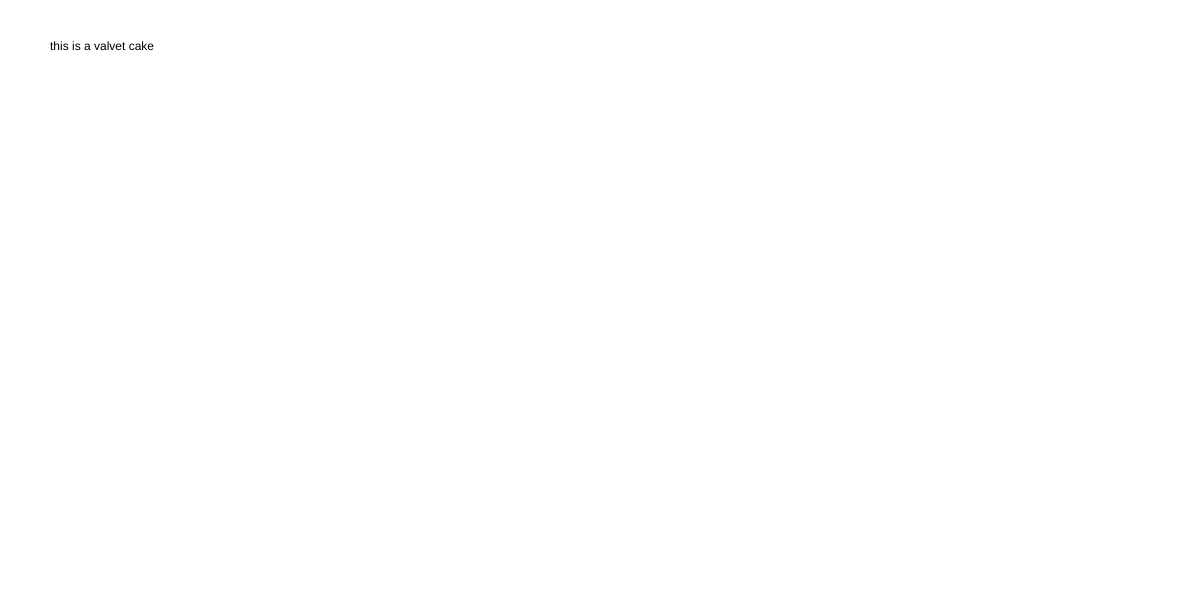
Frame 1 (no input)
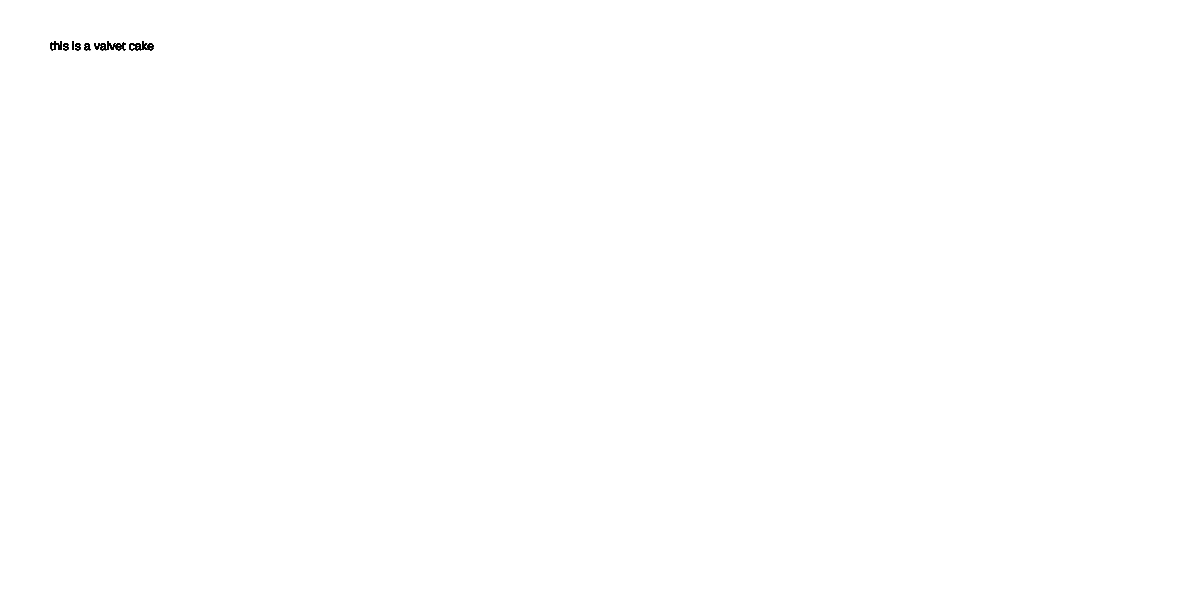
Frame 60 (no input)
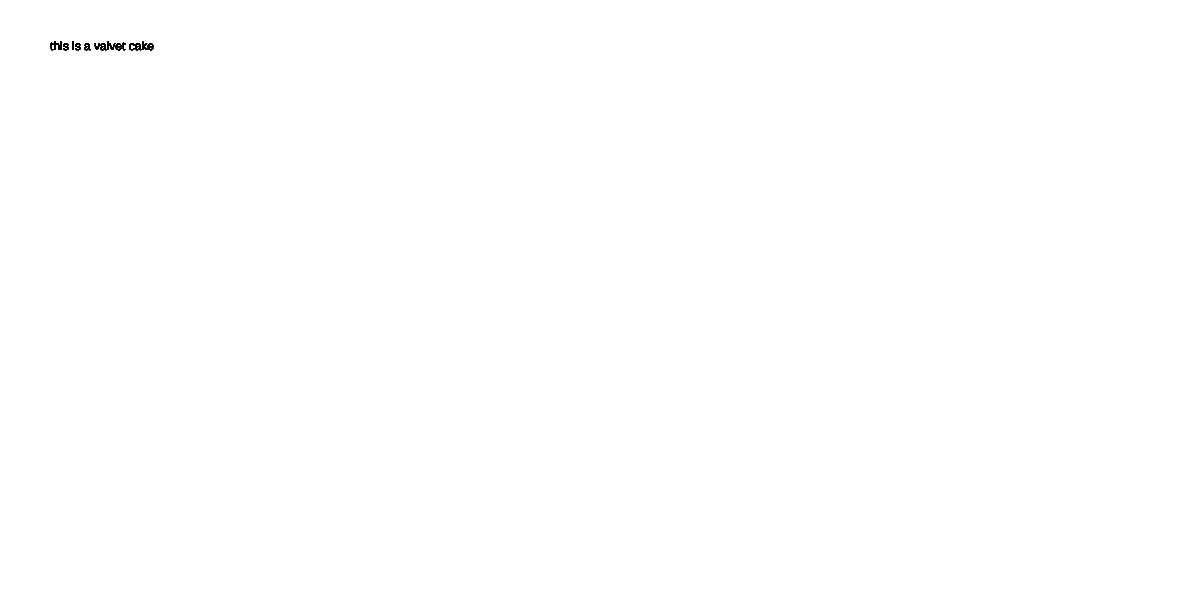
Frame 120 (the mouse pressed at the canvas centre since frame 60)

The p5.js sketch that drew these frames (run headless with seeded random() and noise() and a simulated clock; from frame 60 on, the mouse is pressed at the canvas centre):

// p5.js sketch
// ── sketch.js
function setup(){
 createCanvas (1200,600)
}
function draw(){
text("this is a valvet cake",50,50);
}
